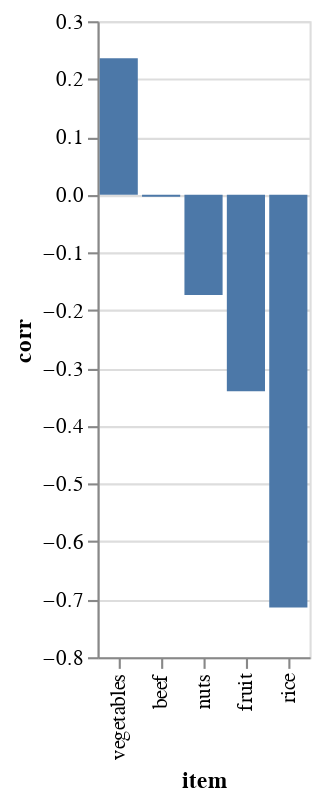

The notebook cell this image was saved under:
### Code cell
idx = (df['item'] == 'beef')
for item in (
    'rice', 'vegetables', 'fruit', 'nuts',
):
  idx |= (df['item'] == item)
alt.Chart(df[idx]).mark_bar().encode(
    x=alt.X('item:N', sort='-y'),
    y='corr:Q'
)

### Figure 1 — Vega-Lite specification as saved in the notebook (floating-point values rounded to 4 significant figures)
{"config": {"view": {"continuousWidth": 400, "continuousHeight": 300}}, "data": {"name": "data-89b86e0db18dcc3cb1c6bf491d948683"}, "mark": "bar", "encoding": {"x": {"type": "nominal", "field": "item", "sort": "-y"}, "y": {"type": "quantitative", "field": "corr"}}, "$schema": "https://vega.github.io/schema/vega-lite/v4.8.1.json", "datasets": {"data-89b86e0db18dcc3cb1c6bf491d948683": [{"item": "beef", "n": 16, "corr": -0.003631}, {"item": "fruit", "n": 16, "corr": -0.3399}, {"item": "nuts", "n": 16, "corr": -0.1735}, {"item": "rice", "n": 16, "corr": -0.7141}, {"item": "vegetables", "n": 16, "corr": 0.2358}]}}
